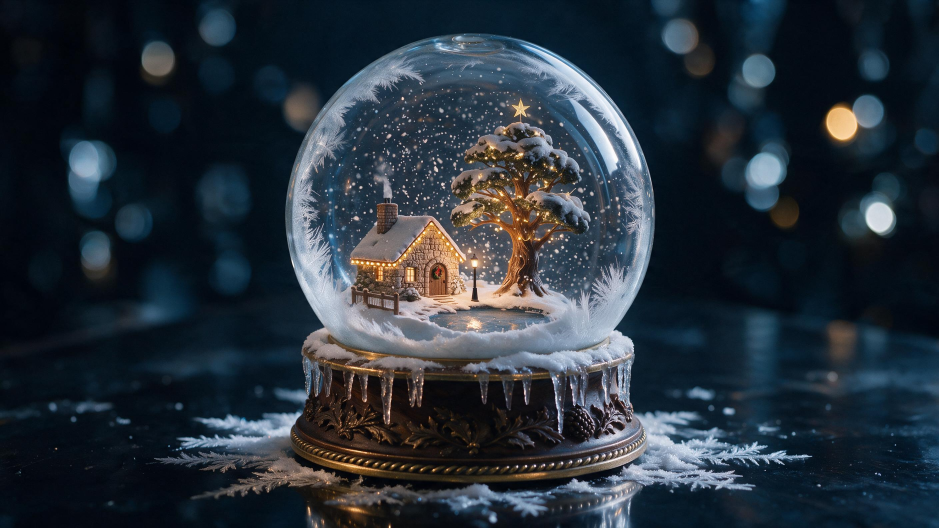
#> input picture references/approved/winter-rest.png, 2816 x 1584 px, found by its file name (shown at 1/3 size)
$ python count.py
#> lines starting #> are read from the running program, lines starting #| are printed output that depends on the picture
import sys
from PIL import Image
import numpy as np
from scipy import ndimage as ndi

ref = Image.open(sys.argv[1] if len(sys.argv) > 1 else 'references/approved/winter-rest.png').convert('RGB')
#> ref is the input picture: PIL image 2816x1584 RGB; mean R, G, B 39.5, 49.4, 59
ren = Image.open(sys.argv[2] if len(sys.argv) > 2 else 'out/work/stills/winter-rest-hero-hd-draft-rig.png').convert('RGB')
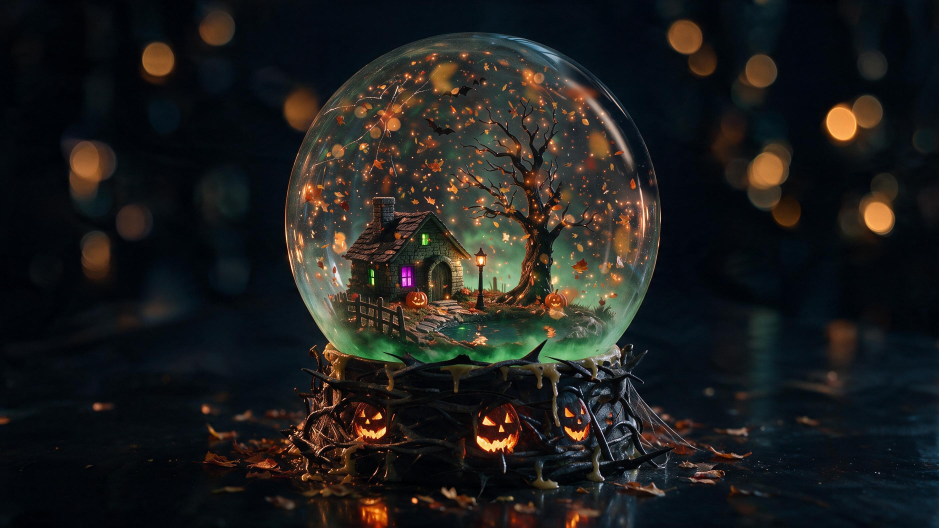
#> input picture references/approved/fall-rest.png, 2816 x 1584 px, given in place of winter-rest-hero-hd-draft-rig.png, which was not available (shown at 1/3 size)
#> ren is the input picture: PIL image 2816x1584 RGB; mean R, G, B 30.2, 30, 28.9
box = tuple(int(v) for v in sys.argv[3].split(',')) if len(sys.argv) > 3 else (1000, 230, 1420, 530)
k = ren.width / ref.width
#> k = 1


def stats(name, im, scale):
#> called with name = 'approved', scale = 1
    a = np.asarray(im).astype(np.float32)
    lum = a.mean(axis=2)
    back = ndi.median_filter(lum, size=max(3, int(41 * scale) | 1))
    d = lum - back
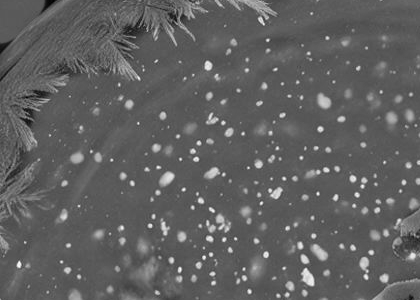
#> d: shape (300, 420) float32; min -108, max 195.3, mean 6.9; drawn with min black and max white
    out = [name, 'median', np.round(np.median(a.reshape(-1, 3), axis=0)).tolist()]
#> out = ['approved', 'median', [40, 56, 71]]
    for th in (12, 30, 60):
        lab, n = ndi.label(d > th)
        sizes = ndi.sum(np.ones_like(lab), lab, range(1, n + 1)) if n else np.array([])
        diam = 2 * np.sqrt(sizes / np.pi) / scale if n else np.array([])
        spread = [round(float(v), 1) for v in (np.percentile(diam, 50), np.percentile(diam, 90), diam.max())] if n else []
        out += [f'over {th}: blobs', n, 'cover', round(float((d > th).mean()), 4), 'diameters in approved px, median, 90 percent, largest', spread]
#> this loop made 3 passes
#> (n, spread) on passes 1 to 3: (969, [2.3, 8.1, 28.3]), (666, [2.3, 7.7, 21.5]), (399, [3, 6.9, 17.2])
#> pass 1, in stats, `lab, n = ndi.label(d > th)`:
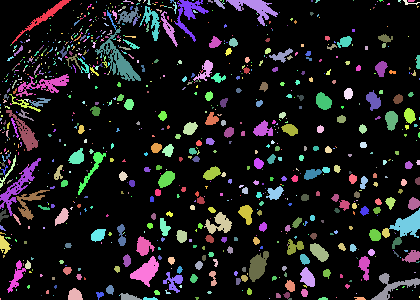
#> lab: shape (300, 420) int32; 970 distinct labels, from 0 to 969; one colour per label, 0 black
#> after the loop, out = 21 items, first 6: 'approved', 'median', [40, 56, 71], 'over 12: blobs', 969, 'cover'
    top = a.reshape(-1, 3)[np.argsort(lum.reshape(-1))[-max(1, int(lum.size * 0.003)):]]
#> top = 378 rows, first 8: [224, 199, 202], [205, 203, 217], [208, 206, 211], [204, 207, 214], [211, 207, 208], [231, 203, 192], [214, 203, 209], [206, 206, 214]
    out += ['brightest 0.3 percent', np.round(top.mean(axis=0)).tolist()]
#> out = 23 items, first 6: 'approved', 'median', [40, 56, 71], 'over 12: blobs', 969, 'cover'
    print(*out)
#> (printed output is left out)


stats('approved', ref.crop(box), 1.0)
stats('build', ren.crop(tuple(round(v * k) for v in box)), k)
#> call 2 of stats, with name = 'build', scale = 1
#> in stats (call 2), `a = np.asarray(im).astype(np.float32)`:
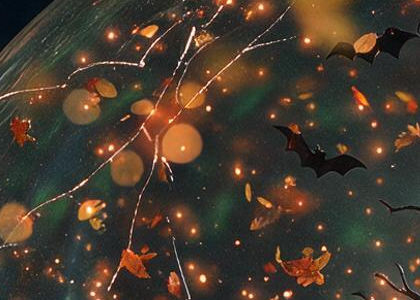
#> a: shape (300, 420, 3) float32; mean R, G, B 71.5, 59, 46.6
#> in stats (call 2), `d = lum - back`:
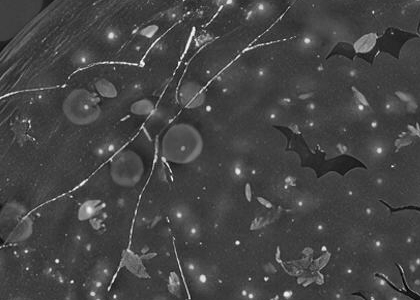
#> d: shape (300, 420) float32; min -70.33, max 208, mean 5.8; drawn with min black and max white
#> in stats (call 2), `out = [name, 'median', np.round(np.median(a.reshape(-1, 3), axis=0)).t..`: out = ['build', 'median', [53, 53, 44]]
#> the loop in stats (call 2), `for th in (12, 30, 60):` made 3 passes
#> (n, spread) on passes 1 to 3: (995, [1.6, 5.9, 39.4]), (501, [2, 9, 28.2]), (406, [2.3, 5.7, 19.3])
#> pass 1, in stats (call 2), `lab, n = ndi.label(d > th)`:
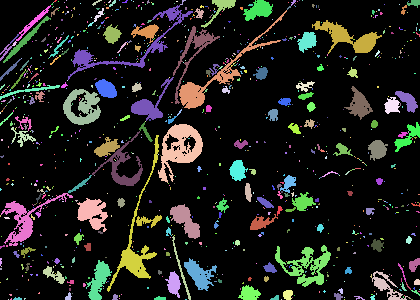
#> lab: shape (300, 420) int32; 996 distinct labels, from 0 to 995; one colour per label, 0 black
#> pass 3, in stats (call 2), `lab, n = ndi.label(d > th)`:
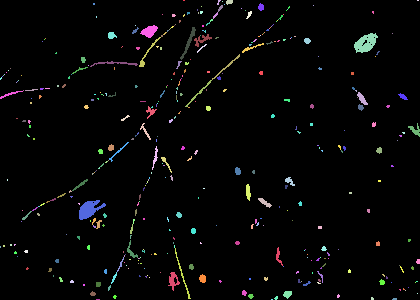
#> lab: shape (300, 420) int32; 407 distinct labels, from 0 to 406; one colour per label, 0 black
#> after the loop in stats (call 2), `for th in (12, 30, 60):`: out = 21 items, first 6: 'build', 'median', [53, 53, 44], 'over 12: blobs', 995, 'cover'
#> in stats (call 2), `top = a.reshape(-1, 3)[np.argsort(lum.reshape(-1))[-max(1, int(lum.siz..`: top = 378 rows, first 8: [255, 218, 169], [234, 210, 198], [255, 221, 166], [242, 206, 194], [255, 203, 185], [255, 211, 177], [255, 219, 169], [255, 221, 167]
#> in stats (call 2), `out += ['brightest 0.3 percent', np.round(top.mean(axis=0)).tolist()]`: out = 23 items, first 6: 'build', 'median', [53, 53, 44], 'over 12: blobs', 995, 'cover'
#> (printed output is left out)
